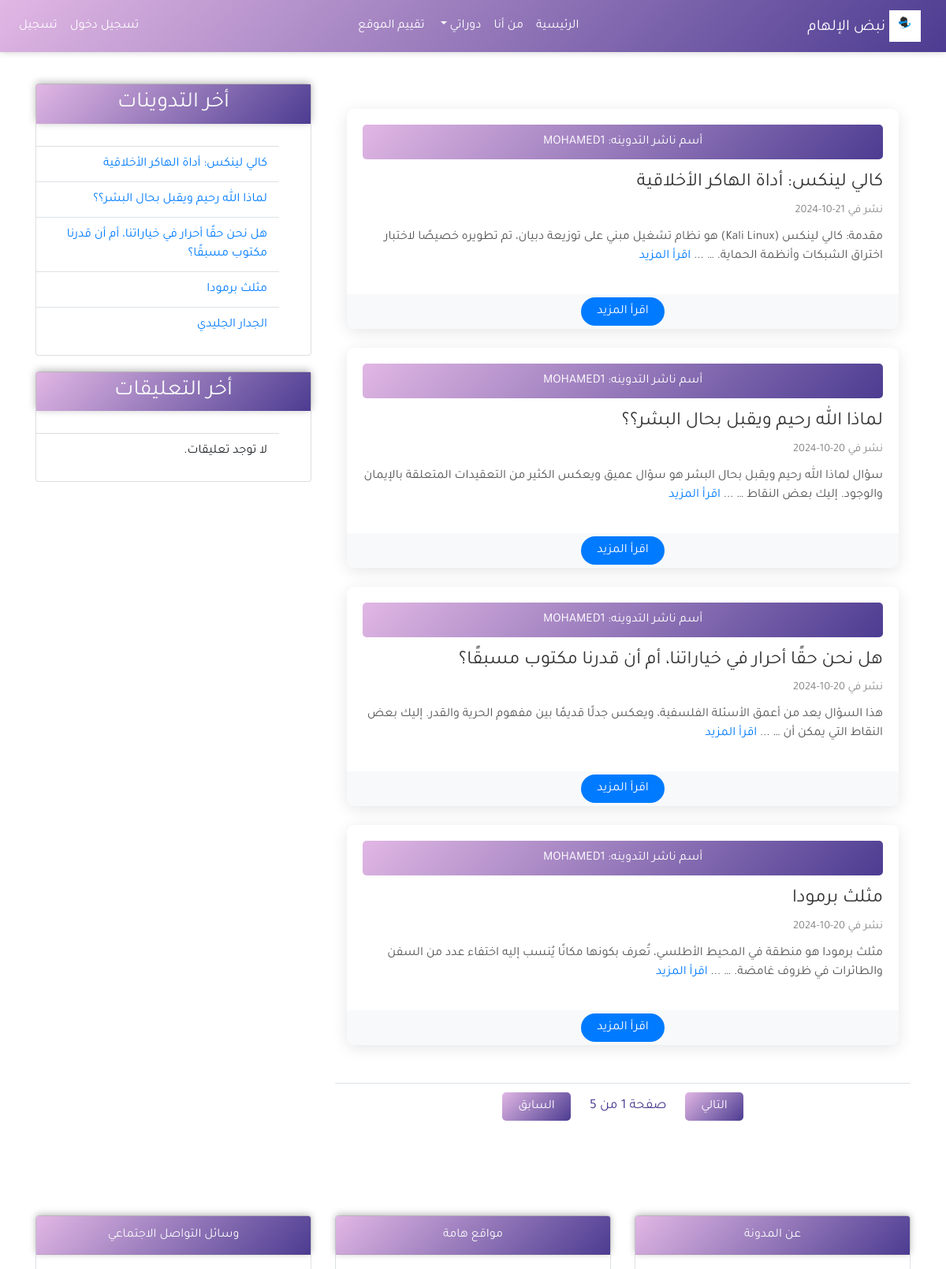
Before: / (upper part) with the older database file.
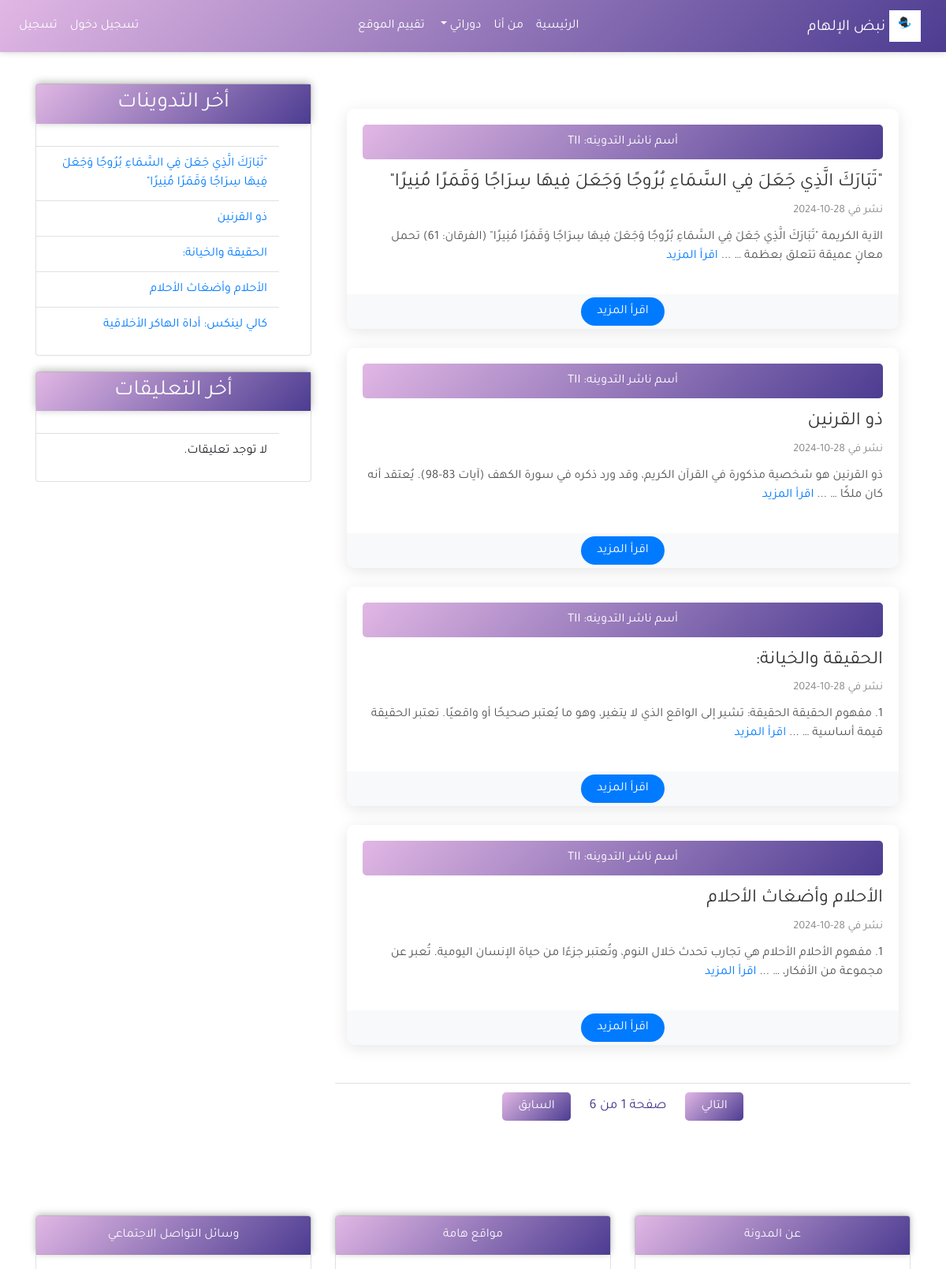
After: the same page with the newer database file.
### myblog/models.py (models this page shows, shortened)
class Post(models.Model):
    title = models.CharField(max_length=100)
    content = models.TextField()
    post_date = models.DateTimeField(default=timezone.now)
    post_update = models.DateTimeField(auto_now=True)
    user = models.ForeignKey(User, on_delete=models.SET_NULL, null=True, blank=True)
    class Meta:
        ordering = ('-post_date',)

### myblog/views.py (the view)
# urls.py: 2. Add a URL to urlpatterns:  path('', views.home, name='home')
def home(request):
    posts = Post.objects.all()  # الحصول على جميع المشاركات
    paginator = Paginator(posts, 4)  # تحديد عدد المشاركات لكل صفحة
    page = request.GET.get('page')  # الحصول على رقم الصفحة من الطلب
    try:
        posts = paginator.page(page)  # الحصول على المشاركات للصفحة المحددة
    except PageNotAnInteger:
        posts = paginator.page(1)  # إذا لم يكن الرقم صحيحًا، ابدأ من الصفحة 1
    except EmptyPage:
        posts = paginator.page(paginator.num_pages)  # إذا كانت الصفحة فارغة، اذهب إلى آخر صفحة
    context = {
        'title': 'الصفحه الرئيسيه',
        'posts': posts,
        'page':page,
    }
    return render(request, 'myblog/home.html', context)

### myblog/templatetags/post_tags.py (called while the page is built)
@register.inclusion_tag('myblog/latest_blog.html')
def latest_blog():
    context = {
        'l_blog':Post.objects.all()[0:5]
    }
    return context

@register.inclusion_tag('myblog/latest_comments.html')
def latest_comments():
    context = {
        'l_comments':Comment.objects.filter(active=True)[0:5]
    }
    return context

### myblog/templates/myblog/home.html (shortened to what this page needs)
{% extends 'myblog/index.html' %}
{% block content %}
<div class="container mt-5">
    <div class="row">
        <div class="col-12" style="margin-left: 15%;">
            {% for post in posts %}
            <div class="custom-card mb-4">
                <div class="custom-card-body">
                    <div class="author-box mb-3">
                        <span class="fw-bold">أسم ناشر التدوينه:</span>
                        <span>{{ post.user.username }}</span>
                    </div>
                    <h5 class="custom-card-title">{{ post.title }}</h5>
                    <p class="custom-card-date">
                        <small>نشر في {{ post.post_date|date:"d-m-Y" }}</small>
                    </p>
                    <p class="custom-card-text">
                        {{ post.content|truncatewords:20 }}
                        {% if post.content|length > 30 %}
                        ... <a href="#" class="text-primary">اقرأ المزيد</a>
                        {% endif %}
                    </p>
                </div>
                <div class="custom-card-footer">
                    <a href="{% url 'post_detail' post.id %}" class="custom-btn">اقرأ المزيد</a>
                </div>
            </div>
            {% endfor %}
        </div>
    </div>
</div>
{% include 'myblog/pagination.html' with page=posts %}
{% endblock %}

### myblog/templates/myblog/latest_blog.html
<ul class="list-group-flush latest-post ">
    {% for post in l_blog %}
        <li class="list-group-item latest-post-item">
            <a href="{% url 'post_detail' post.id %}" class="text-decoration-none text-primary">{{ post.title }}</a>
        </li>
    {% endfor %}
</ul>

Changed rows visible on the page:
removed Post: user.username "MOHAMED1", title "لماذا الله رحيم ويقبل بحال البشر؟؟", post_date "20-10-2024", content "سؤال لماذا الله رحيم ويقبل بحال البشر هو سؤال عميق ويعكس الكثير من التعقيدات المتعلقة بالإيمان والوجود. إليك بعض النقاط …", shows "اقرأ المزيد"
no longer on this page (row unchanged): Post: user.username "MOHAMED1", title "هل نحن حقًا أحرار في خياراتنا، أم أن قدرنا مكتوب مسبقًا؟", post_date "20-10-2024", content "هذا السؤال يعد من أعمق الأسئلة الفلسفية، ويعكس جدلًا قديمًا بين مفهوم الحرية والقدر. إليك بعض النقاط التي يمكن أن …", shows "اقرأ المزيد"
no longer on this page (row unchanged): Post: user.username "MOHAMED1", title "مثلث برمودا", post_date "20-10-2024", content "مثلث برمودا هو منطقة في المحيط الأطلسي، تُعرف بكونها مكانًا يُنسب إليه اختفاء عدد من السفن والطائرات في ظروف غامضة. …", shows "اقرأ المزيد"
no longer on this page (row unchanged): Post: title "الجدار الجليدي", shown under "أخر التدوينات"
no longer on one of the page's lists (row unchanged): Post: user.username "MOHAMED1", title "كالي لينكس: أداة الهاكر الأخلاقية", post_date "21-10-2024", content "مقدمة: كالي لينكس (Kali Linux) هو نظام تشغيل مبني على توزيعة دبيان، تم تطويره خصيصًا لاختبار اختراق الشبكات وأنظمة الحماية. …"
added Post: user.username "TII", title "\"تَبَارَكَ الَّذِي جَعَلَ فِي السَّمَاءِ بُرُوجًا وَجَعَلَ فِيهَا سِرَاجًا وَقَمَرًا مُنِيرًا\"", post_date "28-10-2024", content "الآية الكريمة \"تَبَارَكَ الَّذِي جَعَلَ فِي السَّمَاءِ بُرُوجًا وَجَعَلَ فِيهَا سِرَاجًا وَقَمَرًا مُنِيرًا\" (الفرقان: 61) تحمل معانٍ عميقة تتعلق بعظمة …", shows "اقرأ المزيد"
added Post: user.username "TII", title "ذو القرنين", post_date "28-10-2024", content "ذو القرنين هو شخصية مذكورة في القرآن الكريم، وقد ورد ذكره في سورة الكهف (آيات 83-98). يُعتقد أنه كان ملكًا …", shows "اقرأ المزيد"
added Post: user.username "TII", title "الحقيقة والخيانة:", post_date "28-10-2024", content "1. مفهوم الحقيقة الحقيقة: تشير إلى الواقع الذي لا يتغير، وهو ما يُعتبر صحيحًا أو واقعيًا. تعتبر الحقيقة قيمة أساسية …", shows "اقرأ المزيد"
added Post: user.username "TII", title "الأحلام وأضغاث الأحلام", post_date "28-10-2024", content "1. مفهوم الأحلام الأحلام هي تجارب تحدث خلال النوم، وتُعتبر جزءًا من حياة الإنسان اليومية. تُعبر عن مجموعة من الأفكار، …", shows "اقرأ المزيد"
Other visible differences:
{{ page.paginator.num_pages }}: "5" → "6"
